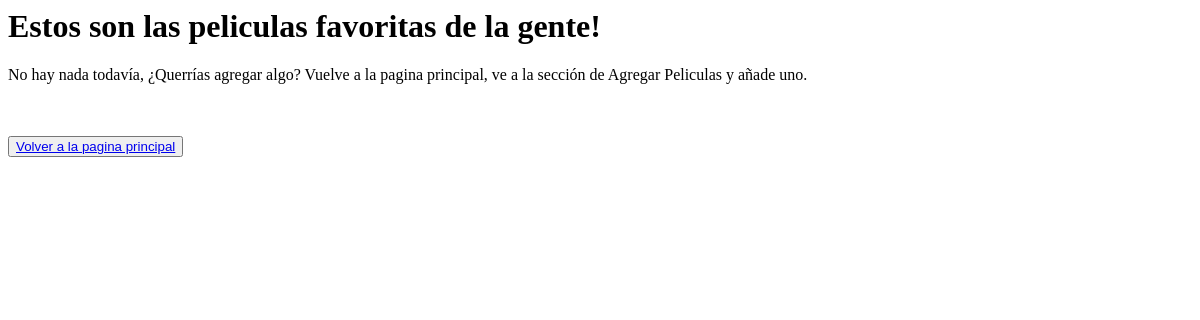
Before: /peliculaslist (signed in) with the older database file.
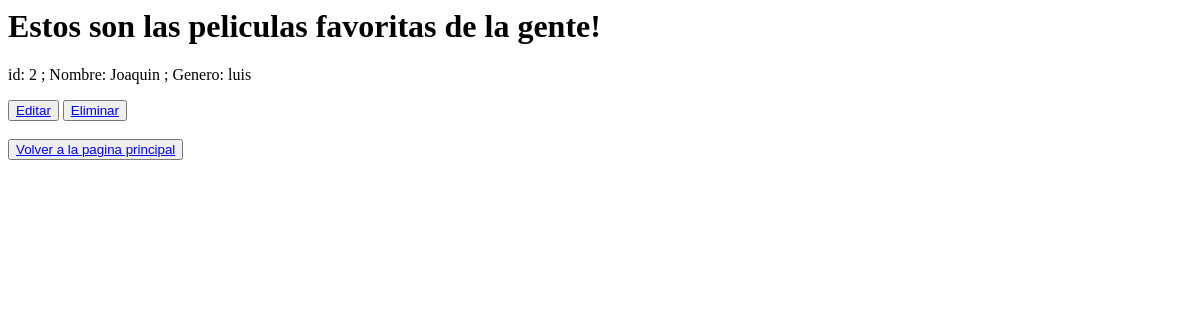
After: the same page with the newer database file.
### AppBlog/models.py (models this page shows, shortened)
class Peliculas(models.Model):
    nombre = models.CharField(max_length=40)
    genero = models.CharField(max_length=40)
    likes = models.ManyToManyField (User, related_name='likes_peliculas')

### AppBlog/views.py (the view)
# urls.py: path('peliculaslist', PeliculasList.as_view(), name = 'List Peliculas'),
class PeliculasList (LoginRequiredMixin,ListView):
    model = Peliculas
    template_name = 'list_peliculas.html'

### AppBlog/Templates/list_peliculas.html
<h1>Estos son las peliculas favoritas de la gente!</h1>
<tbody>
    {% if object_list %}
    {% for Peliculas in object_list %}
        <p> id: {{Peliculas.id}} ;
        Nombre: {{Peliculas.nombre}} ; Genero: {{Peliculas.genero}}</p>
        {% if request.user == post.owner or request.user.is_superuser%}
        <button>
            <a href="{% url 'Actualizar Pelicula'  Peliculas.id %}">Editar</a>
        </button>
        <button>
            <a href="{% url 'Eliminar Pelicula'  Peliculas.id %}">Eliminar</a>
        </button>
        {% endif %}
    {% endfor %}
    {% else %}
    <p> No hay nada todavía, ¿Querrías agregar algo? Vuelve a la pagina principal, ve a la sección de Agregar Peliculas y añade uno. </p>
    {% endif %}
    <br><br>
    <button>
        <a href='{% url 'Home' %}' >Volver a la pagina principal</a>
    </button>

Changed rows visible on the page:
added Peliculas: id "2", nombre "Joaquin", genero "luis"
Other visible differences:
text no longer shown: "No hay nada todavía, ¿Querrías agregar algo? Vuelve a la pagina principal, ve a la sección de Agregar Peliculas y añade uno."
